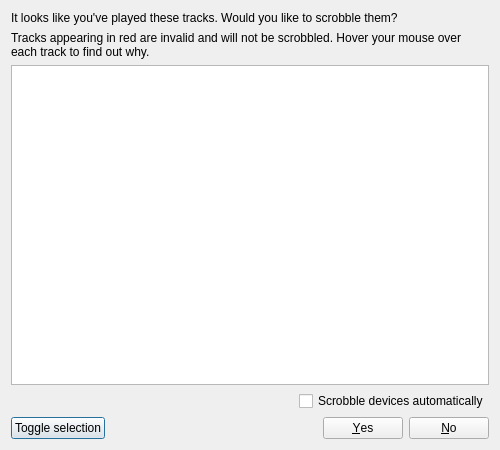
<?xml version="1.0" encoding="UTF-8"?>
<ui version="4.0">
 <class>ScrobbleConfirmationDialog</class>
 <widget class="QDialog" name="ScrobbleConfirmationDialog">
  <property name="geometry">
   <rect>
    <x>0</x>
    <y>0</y>
    <width>500</width>
    <height>450</height>
   </rect>
  </property>
  <property name="windowTitle">
   <string>Device Scrobbles</string>
  </property>
  <layout class="QVBoxLayout" name="verticalLayout">
   <item>
    <widget class="QLabel" name="infoText">
     <property name="text">
      <string>It looks like you've played these tracks. Would you like to scrobble them?</string>
     </property>
     <property name="wordWrap">
      <bool>true</bool>
     </property>
    </widget>
   </item>
   <item>
    <widget class="QLabel" name="invalidScrobbleWarning">
     <property name="text">
      <string>Tracks appearing in red are invalid and will not be scrobbled. Hover your mouse over each track to find out why.</string>
     </property>
     <property name="wordWrap">
      <bool>true</bool>
     </property>
    </widget>
   </item>
   <item>
    <widget class="QTableView" name="scrobblesView">
     <property name="selectionMode">
      <enum>QAbstractItemView::NoSelection</enum>
     </property>
     <property name="showGrid">
      <bool>false</bool>
     </property>
     <property name="sortingEnabled">
      <bool>true</bool>
     </property>
     <property name="wordWrap">
      <bool>false</bool>
     </property>
     <property name="cornerButtonEnabled">
      <bool>false</bool>
     </property>
     <attribute name="horizontalHeaderCascadingSectionResizes">
      <bool>true</bool>
     </attribute>
     <attribute name="horizontalHeaderStretchLastSection">
      <bool>true</bool>
     </attribute>
     <attribute name="verticalHeaderVisible">
      <bool>false</bool>
     </attribute>
    </widget>
   </item>
   <item>
    <layout class="QHBoxLayout" name="horizontalLayout_2">
     <item>
      <spacer name="horizontalSpacer">
       <property name="orientation">
        <enum>Qt::Horizontal</enum>
       </property>
       <property name="sizeHint" stdset="0">
        <size>
         <width>40</width>
         <height>20</height>
        </size>
       </property>
      </spacer>
     </item>
     <item>
      <widget class="QCheckBox" name="autoScrobble">
       <property name="layoutDirection">
        <enum>Qt::LeftToRight</enum>
       </property>
       <property name="text">
        <string>Scrobble devices automatically</string>
       </property>
       <property name="tristate">
        <bool>false</bool>
       </property>
      </widget>
     </item>
    </layout>
   </item>
   <item>
    <layout class="QHBoxLayout" name="horizontalLayout">
     <item>
      <widget class="QPushButton" name="toggleButton">
       <property name="text">
        <string>Toggle selection</string>
       </property>
      </widget>
     </item>
     <item>
      <widget class="QDialogButtonBox" name="buttons">
       <property name="orientation">
        <enum>Qt::Horizontal</enum>
       </property>
       <property name="standardButtons">
        <set>QDialogButtonBox::No|QDialogButtonBox::Yes</set>
       </property>
      </widget>
     </item>
    </layout>
   </item>
  </layout>
 </widget>
 <resources/>
 <connections>
  <connection>
   <sender>buttons</sender>
   <signal>accepted()</signal>
   <receiver>ScrobbleConfirmationDialog</receiver>
   <slot>accept()</slot>
   <hints>
    <hint type="sourcelabel">
     <x>248</x>
     <y>254</y>
    </hint>
    <hint type="destinationlabel">
     <x>157</x>
     <y>274</y>
    </hint>
   </hints>
  </connection>
  <connection>
   <sender>buttons</sender>
   <signal>rejected()</signal>
   <receiver>ScrobbleConfirmationDialog</receiver>
   <slot>reject()</slot>
   <hints>
    <hint type="sourcelabel">
     <x>316</x>
     <y>260</y>
    </hint>
    <hint type="destinationlabel">
     <x>286</x>
     <y>274</y>
    </hint>
   </hints>
  </connection>
 </connections>
</ui>
